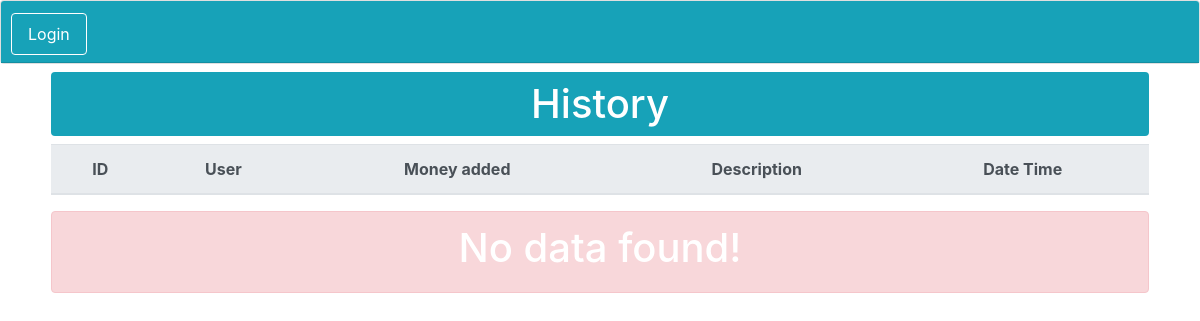
/history.php, run on an earlier commit of the app's database.
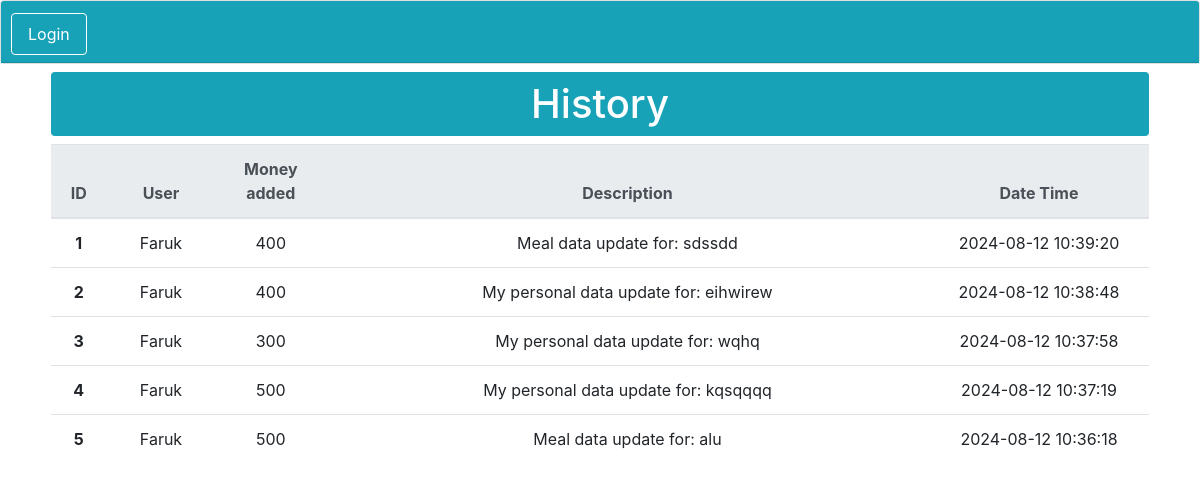
And on a later commit of the database.
### tables this page shows
CREATE TABLE `history` (
  `id` int NOT NULL,
  `user` varchar(100) NOT NULL,
  `money` varchar(100) NOT NULL,
  `description` longtext NOT NULL,
  `datetime` datetime DEFAULT CURRENT_TIMESTAMP
);

### history.php (the view, shortened to what this page needs)
<?php
require 'header.php';
?>
<div class="row mt-2">
    <div class="col-lg-11 m-auto">
        <h1 class="text-center rounded text-white bg-info p-2">History</h1>
    </div>
</div>
<div class="row">
    <div class="col-lg-11 m-auto">
        <table class="table text-center">
        <thead class="thead-light">
            <tr>
            <th scope="col">ID</th>
            <th scope="col">User</th>
            <th scope="col">Money added</th>
            <th scope="col">Description</th>
            <th scope="col">Date Time</th>
            </tr>
        </thead>
        <tbody>
        <?php
        $sql = "SELECT id, user, money, description, datetime FROM history ORDER BY id DESC";
        $result = $conn->query($sql);
        $sl = 0;
        if ($result->num_rows > 0) {
            while($row = $result->fetch_assoc()) {
                $sl+=1?>
        <tr>
            <th width="5%" scope="row"><?= $sl ?></th>
            <td width="10%"><?= $row["user"] ?></td>
            <td width="10%"><?= $row["money"] ?></td>
            <td width="55%"><?= $row["description"] ?></td>
            <td width="20%"><?= $row["datetime"] ?></td>
        </tr>
        <?php
            }
        } else {
            ?>
        </tbody>
        </table>
        <div class="alert alert-danger">
                <h1 class="text-center text-white">No data found!</h1>
            </div>
        <?php
        }
        ?>
    </div>
</div>

### header.php (shortened to what this page needs)
<!doctype html>
<html lang="en">
<head>
  <link rel="stylesheet" href="https://cdn.jsdelivr.net/npm/bootstrap@4.4.1/dist/css/bootstrap.min.css"
>
</head>
<body>
  <div class="card text-center">
    <div class="card-header bg-info">
      <ul class="nav nav-tabs card-header-tabs">
        <?php if (isset($_SESSION['login_status'])) { ?>
          <li class="nav-item">
            <a class="nav-link active rounded bg-info text-white border-3 border-white mr-1 mb-2"
              href="index.php"><?= (isset($row['name'])) ? $row['name'] : '' ?></a>
          </li>
          <li class="nav-item">
            <a class="nav-link active rounded bg-info text-white border-3 border-white mr-1 mb-2"
              href="update_profile.php">Profile</a>
          </li>
          <li class="nav-item">
            <a class="nav-link active rounded bg-danger text-white border-3 border-white mr-1 mb-2"
              href="logout.php">Logout</a>
          </li>
        <?php } else { ?>
          <li class="nav-item">
            <a class="nav-link active rounded bg-info text-white border-3 border-white mr-1 mb-2"
              href="login.php">Login</a>
          </li>
        <?php } ?>
      </ul>
    </div>
  </div>

### header.php (style rules this page uses)
body { overflow-x: hidden; }

What changed in the data, as far as the page shows it:
added history: user "Faruk", money "400", description "Meal data update for: sdssdd", datetime "2024-08-12 10:39:20"
added history: user "Faruk", money "400", description "My personal data update for: eihwirew", datetime "2024-08-12 10:38:48"
added history: user "Faruk", money "300", description "My personal data update for: wqhq", datetime "2024-08-12 10:37:58"
added history: user "Faruk", money "500", description "My personal data update for: kqsqqqq", datetime "2024-08-12 10:37:19"
added history: user "Faruk", money "500", description "Meal data update for: alu", datetime "2024-08-12 10:36:18"
Also different on the page:
text no longer shown: "No data found!"
